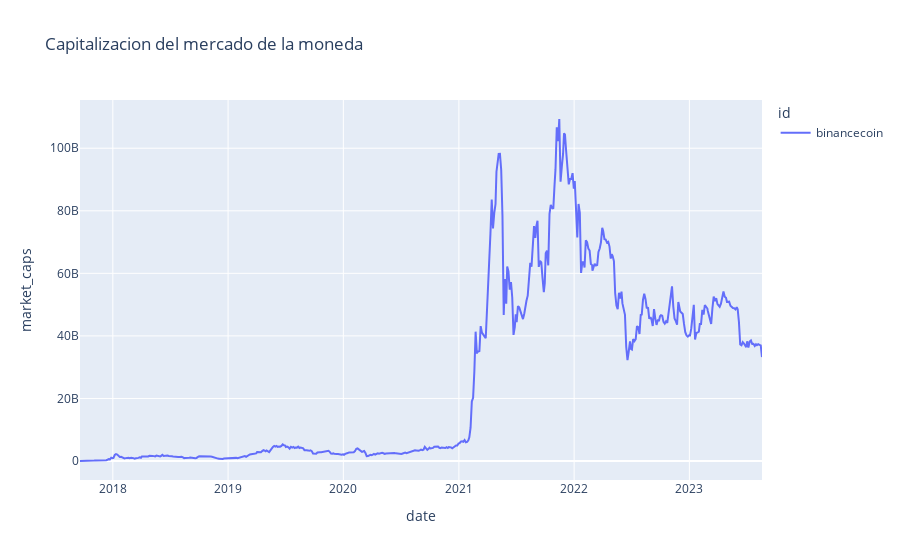

Source (notebook cell):
### Markdown cell above
Este comportamiento nos muestra que tanto cambia el precio de la moneda

### Code cell
fig = px.line(binancecoin_df, x="date", y="market_caps", color="id",
              title="Capitalizacion del mercado de la moneda")

fig.show()

### Figure 1 — Plotly figure (JSON) as saved in the notebook; plotly's stock layout.template omitted (floating-point values rounded to 4 significant figures; data arrays with more than 128 entries replaced by an {"elided": "..."} marker saying what was removed)
{"data": [{"hovertemplate": "id=binancecoin<br>date=%{x}<br>market_caps=%{y}<extra></extra>", "legendgroup": "binancecoin", "line": {"color": "#636efa", "dash": "solid"}, "marker": {"symbol": "circle"}, "mode": "lines", "name": "binancecoin", "orientation": "v", "showlegend": true, "type": "scatter", "x": {"elided": "564 str values"}, "xaxis": "x", "y": {"elided": "564 float values"}, "yaxis": "y"}], "layout": {"legend": {"title": {"text": "id"}, "tracegroupgap": 0}, "title": {"text": "Capitalizacion del mercado de la moneda"}, "xaxis": {"anchor": "y", "domain": [0, 1], "title": {"text": "date"}}, "yaxis": {"anchor": "x", "domain": [0, 1], "title": {"text": "market_caps"}}}}
